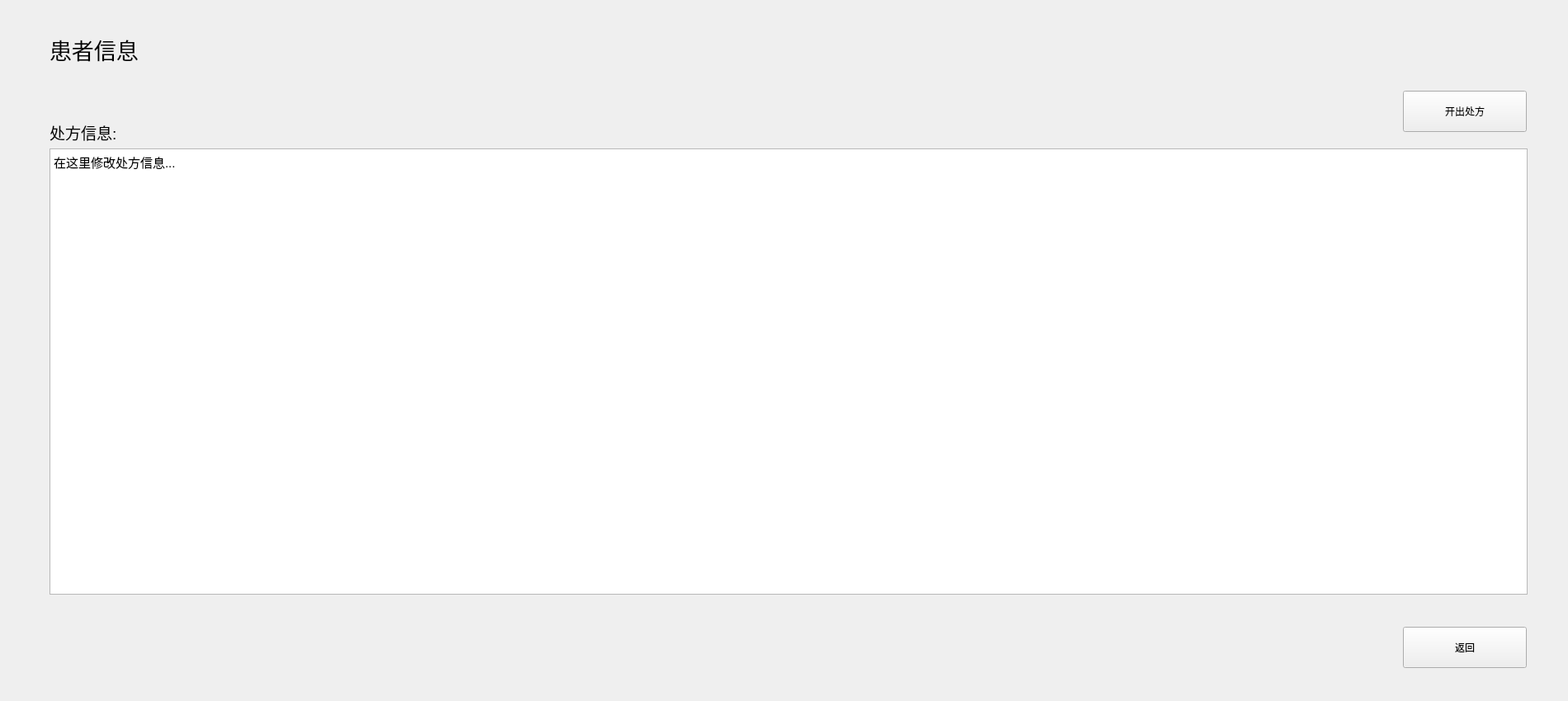
<?xml version="1.0" encoding="UTF-8"?>
<ui version="4.0">
 <class>PrescriptionPage</class>
 <widget class="QWidget" name="PrescriptionPage">
  <property name="geometry">
   <rect>
    <x>0</x>
    <y>0</y>
    <width>1900</width>
    <height>850</height>
   </rect>
  </property>
  <property name="windowTitle">
   <string>Form</string>
  </property>
  <widget class="QLabel" name="infoLabel">
   <property name="enabled">
    <bool>true</bool>
   </property>
   <property name="geometry">
    <rect>
     <x>60</x>
     <y>40</y>
     <width>141</width>
     <height>41</height>
    </rect>
   </property>
   <property name="text">
    <string>&lt;html&gt;&lt;head/&gt;&lt;body&gt;&lt;p&gt;&lt;span style=&quot; font-size:20pt;&quot;&gt;患者信息&lt;/span&gt;&lt;/p&gt;&lt;/body&gt;&lt;/html&gt;</string>
   </property>
  </widget>
  <widget class="QLabel" name="prescriptionLabel">
   <property name="geometry">
    <rect>
     <x>60</x>
     <y>140</y>
     <width>101</width>
     <height>41</height>
    </rect>
   </property>
   <property name="text">
    <string>&lt;html&gt;&lt;head/&gt;&lt;body&gt;&lt;p&gt;&lt;span style=&quot; font-size:14pt;&quot;&gt;处方信息:&lt;/span&gt;&lt;/p&gt;&lt;/body&gt;&lt;/html&gt;</string>
   </property>
  </widget>
  <widget class="QTextEdit" name="prescriptionEdit">
   <property name="geometry">
    <rect>
     <x>60</x>
     <y>180</y>
     <width>1791</width>
     <height>541</height>
    </rect>
   </property>
   <property name="html">
    <string>&lt;!DOCTYPE HTML PUBLIC &quot;-//W3C//DTD HTML 4.0//EN&quot; &quot;http://www.w3.org/TR/REC-html40/strict.dtd&quot;&gt;
&lt;html&gt;&lt;head&gt;&lt;meta name=&quot;qrichtext&quot; content=&quot;1&quot; /&gt;&lt;style type=&quot;text/css&quot;&gt;
p, li { white-space: pre-wrap; }
&lt;/style&gt;&lt;/head&gt;&lt;body style=&quot; font-family:'Ubuntu'; font-size:11pt; font-weight:400; font-style:normal;&quot;&gt;
&lt;p style=&quot; margin-top:0px; margin-bottom:0px; margin-left:0px; margin-right:0px; -qt-block-indent:0; text-indent:0px;&quot;&gt;在这里修改处方信息...&lt;/p&gt;&lt;/body&gt;&lt;/html&gt;</string>
   </property>
  </widget>
  <widget class="QPushButton" name="saveBtn">
   <property name="geometry">
    <rect>
     <x>1700</x>
     <y>110</y>
     <width>150</width>
     <height>50</height>
    </rect>
   </property>
   <property name="text">
    <string>开出处方</string>
   </property>
  </widget>
  <widget class="QPushButton" name="backBtn">
   <property name="geometry">
    <rect>
     <x>1700</x>
     <y>760</y>
     <width>150</width>
     <height>50</height>
    </rect>
   </property>
   <property name="text">
    <string>返回</string>
   </property>
  </widget>
 </widget>
 <resources/>
 <connections/>
</ui>
